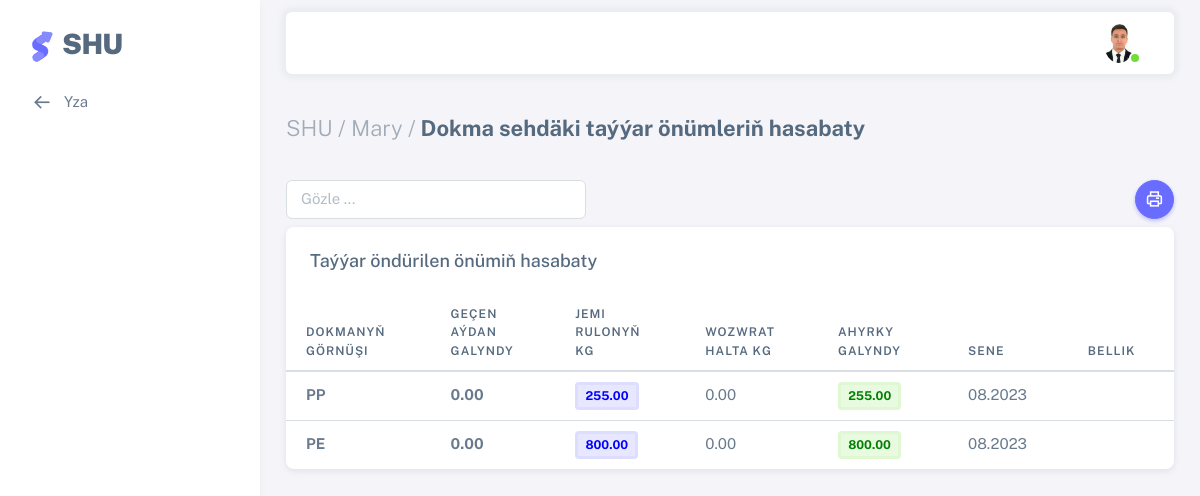
/d_tayyar_onum/3/ (signed in), run on the app's committed database.
### users/models.py (models this page shows, shortened)
class AllUsers(AbstractUser):
    username = models.CharField(max_length=100, unique=True)
    office = models.ForeignKey(Office, on_delete=models.CASCADE, null=True)
    sehs = models.ForeignKey(Sehler, related_name='user_sehs', on_delete=models.CASCADE, null=True, blank=True)
    bolum = models.ForeignKey(Bolum, on_delete=models.CASCADE,null=True)
    wez = models.ForeignKey(Wez, on_delete=models.CASCADE, null=True)
    first_name = models.CharField(max_length=100)
    last_name = models.CharField(max_length=100)
    middle_name = models.CharField(max_length=100, null=True, blank=True)
    birth_date = models.DateField("Doglan senesi", default=timezone.now)
    tel = models.CharField("Telefon belgisi", max_length=12, null=True, blank=True)
    email = models.EmailField(unique=True)
    address = models.TextField(null=True, blank=True)
    user_code = models.CharField(max_length=12, unique=True, default=random_string, null=True, blank=True)
    image = models.ImageField(default='default.png', upload_to='profile_pics')

class Office(models.Model):
    name = models.CharField("Edara-kärhananyň ady", max_length=1000, null=True, blank=True)
    tel = models.CharField("Telefon belgisi", null=True, blank=True, max_length=12)
    reg_num = models.CharField("reg nomer", max_length=100, null=True, blank=True,)
    ind_num = models.CharField("indeks nomer", max_length=100, null=True, blank=True,)
    kpp_num = models.CharField(max_length=100, null=True, blank=True)
    address = models.TextField("Salgysy", null=True, blank=True)
    description = models.TextField("Gysga beyany", null=True, blank=True)
    slug = models.SlugField(max_length=300, unique=True, db_index=True, verbose_name="URL")
    def __str__(self):
        return self.name
    class Meta:
        verbose_name = 'Edara-kärhana'
        verbose_name_plural = 'Edara-kärhanalar'

### shu/models.py (models this page shows, shortened)
class Dokmaseh_sklad(models.Model):
    sehs = models.ForeignKey(Sehler, on_delete=models.CASCADE, null=True, blank=True)
    d_gornusi = models.ForeignKey(Halta_gornus, on_delete=models.CASCADE, null=True)
    jemi_dok_rulon = models.DecimalField("Jemi aýdaky dokalan rulonyň kg",default=0,max_digits=10, decimal_places=3, null=True, blank=True)
    cykrulon_bahasy_m = models.DecimalField("Çykan rulonyň bahasy TMT",max_digits=10, decimal_places=2, null=True, blank=True)
    cykrulon_bahasy_d = models.DecimalField("Çykan rulonyň bahasy $",max_digits=10, decimal_places=2, null=True, blank=True)
    satylan_dokma_kg = models.DecimalField("Jemi aýdaky satylan dokmanyň kg",default=0,max_digits=10, decimal_places=3, null=True, blank=True)
    gecenay_galyndy = models.DecimalField("Geçen aýdaky galyndy",default=0, max_digits=10, decimal_places=3, null=True, blank=True)
    wozwrat = models.DecimalField("Jemi aýdaky wozwrat",default=0,max_digits=10, decimal_places=3, null=True, blank=True)
    ahyrky_galyndy = models.DecimalField("Jemi aýdaky abat haltanyň ahyrky galyndy kg",max_digits=10, decimal_places=3,null=True, blank=True)
    bellik = models.TextField("Bellik",null=True, blank=True)
    sene = models.DateField("Senesi", default=timezone.now, null=True, blank=True)
    has_sene = models.IntegerField("Senesi",null=True, blank=True, default=None)
    class Meta:
        verbose_name = 'Dokma seh sklada giden önüm'
        verbose_name_plural = 'Dokma seh sklada giden önümler'

### shu/views.py (the view)
# urls.py: path('d_tayyar_onum/<int:pk>/', views.Dokmaseh_Skladjyk, name='d-tayar=onum'),
@login_required(login_url='login')
def Dokmaseh_Skladjyk(request,pk):
    page_title = _('Dokma sehdäki taýýar önümleriň hasabaty')
    sh=Sehler.objects.filter(pr_seh_id=pk).first()
    sap = Dokmaseh_sklad.objects.filter(sehs_id=sh.pk).annotate(month=TruncMonth('sene'),gornus=F('d_gornusi__name'),onum=F('jemi_dok_rulon')).values('month', 'gornus','onum','id','gecenay_galyndy','satylan_dokma_kg','wozwrat','ahyrky_galyndy','bellik').order_by("sene")
    pkk=sh.pk
    paginator = Paginator(sap, 10)
    page = request.GET.get('page')
    try:
        myuser = paginator.get_page(page)
    except PageNotAnInteger:
        myuser = paginator.page(1)
    except EmptyPage:
        myuser = paginator.page(paginator.num_pages)
    context = {'title': page_title,'myuser':myuser,'pkk':pkk}
    return render(request, 'shu/dokmaseh_skladjyk.html', context)

### users/models.py (called while the page is built)
    def __str__(self):
        return self.name

### shu/templates/shu/dokmaseh_skladjyk.html (shortened to what this page needs)
{% extends 'shu/base.html' %}
{% load i18n %}
{% load crispy_forms_tags %}
{% load static %}
{% block menu %}
<li class="menu-item">
  <a href="{% url 'dokma-seh' pkk %}" class="menu-link">
    <i class="menu-icon tf-icons bx bx-arrow-back"></i>
    <div>Yza</div>
  </a>
</li>
{% endblock %}
{% block content %}
<div class="content-wrapper">
  <div class="container-xxl flex-grow-1 container-p-y">
      <h4 class="fw-bold py-3 mb-4"><span class="text-muted fw-light">SHU / {{ user.office|default_if_none:"" }} /</span> {{ title }}</h4>
    <a><button style="float:right;" onclick="printData()" class="btn rounded-pill btn-icon btn-primary"> <i class="tf-icons bx bx-printer"></i></button>
    <input class="form-control mb-2" style="width:300px;" id='myInput' onkeyup='myFunction()' type='text' placeholder="Gözle ..."></a>
    <div class="card" id="printTable">
      <h5 class="card-header">Taýýar öndürilen önümiň hasabaty</h5>
      <div class="table-responsive text-nowrap">
        <table class="table table-hover" id="myTable">
          <thead>
            <tr>
              <th>Dokmanyň<br> görnüşi</th>
              <th>Geçen<br> aýdan<br> galyndy</th>
              <th>Jemi<br> rulonyň<br> kg</th>
              <th>Wozwrat<br> halta kg</th>
              <th>Ahyrky<br> galyndy</th>
              <th>Sene</th>
              <th>Bellik</th>
            </tr>
          </thead>
          <tbody class="table-border-bottom-0">
            {% for deg in myuser %}
            <tr>
              <td><strong>{{deg.gornus|default_if_none:""}}</strong></td>
              <td><strong>{{deg.gecenay_galyndy|floatformat:2|default_if_none:""}}</strong></td>
              <td><span class="badge bg-label-primary border-light-primary me-1"><strong style="color:Blue;">{{deg.onum|floatformat:2|default_if_none:""}}</strong></span></td>
              <td>{{deg.wozwrat|floatformat:2|default_if_none:""}}</td>
              <td><span class="badge bg-label-success border-light-success me-1"><strong style="color:Green;">{{deg.ahyrky_galyndy|floatformat:2|default_if_none:""}}</strong></span></td>
              <td>{{deg.month|date:"m.Y"}}</td>
              <td>{{deg.bellik|default_if_none:""}}</td>
            </tr>
            {% endfor %}
          </tbody>
        </table>
      </div>
    </div>
  </div>
</div>
{% endblock content %}

### templates/include/header.html (shortened to what this page needs)
	{% load static i18n %}
	{% load crispy_forms_tags %}
		<nav class="layout-navbar container-xxl navbar navbar-expand-xl navbar-detached align-items-center bg-navbar-theme" id="layout-navbar">
		  <div class="navbar-nav-right d-flex align-items-center" id="navbar-collapse">
			<ul class="navbar-nav flex-row align-items-center ms-auto">
			  <li class="nav-item navbar-dropdown dropdown-user dropdown">
				<a class="nav-link dropdown-toggle hide-arrow" href="javascript:void(0);" data-bs-toggle="dropdown">
				  <div class="avatar avatar-online">
					<img src="{{ user.image.url }}" onerror="this.onerror=null;this.src='{% static 'assets/img/avatars/default.png' %}'" alt class="w-px-30 h-auto rounded-circle" />
				  </div>
				</a>
			  </li>
			</ul>
		  </div>
		</nav>

### data on the page
AllUsers: image (picture), office "Mary"
Dokmaseh_sklad: gornus "PP", gecenay_galyndy "0.00", onum "255.00", wozwrat "0.00", ahyrky_galyndy "255.00", month "08.2023"
Dokmaseh_sklad: gornus "PE", gecenay_galyndy "0.00", onum "800.00", wozwrat "0.00", ahyrky_galyndy "800.00", month "08.2023"

### other printed values
{{ title }} "Dokma sehdäki taýýar önümleriň hasabaty"
